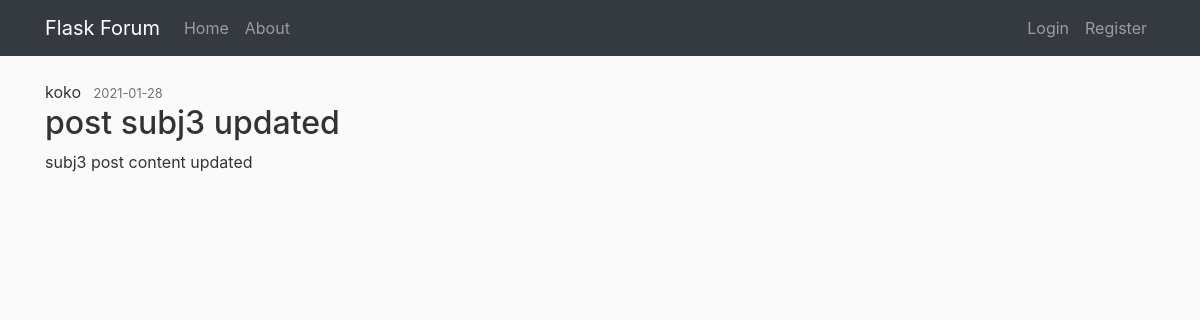
Page /post/10 on the earlier database version.
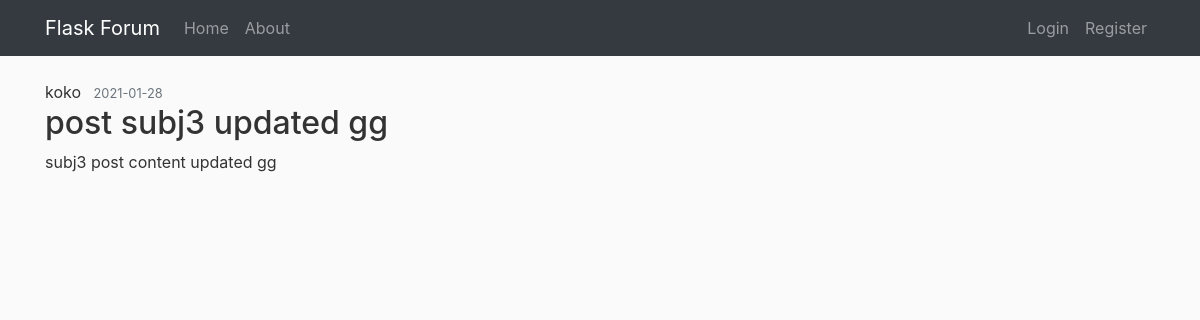
Same page on the later database version.
### flaskforum/models.py (models this page shows, shortened)
class Post(db.Model):
    id = db.Column(db.Integer, primary_key=True)
    title = db.Column(db.String(150), nullable=False)
    date_posted = db.Column(db.DateTime, nullable=False, default=datetime.utcnow)
    content = db.Column(db.Text, nullable=False)
    user_id = db.Column(db.Integer, db.ForeignKey('user.id'), nullable=False)
    topic_id = db.Column(db.Integer, db.ForeignKey('topic.id'), nullable=False)

### flaskforum/routes.py (the view)
@app.route("/post/<int:post_id>")
def post(post_id):
    post = Post.query.get_or_404(post_id)
    return render_template('post.html', title=post.title, post=post)

### flaskforum/templates/post.html (shortened to what this page needs)
{% extends "layout.html" %}
{% block content %}
	<article class="media content-section">
		<div class="media-body">
		    <div class="article-metadata">
		    <a class="mr-2">{{ post.uploader.username }}</a>
            <small class="text-muted">{{ post.date_posted.strftime('%Y-%m-%d') }}</small>
          </div>
          <h2 class="article-title">{{ post.title }}</h2>
              <p class="article-content">{{ post.content }}</p>
        </div>
    </article>
{% endblock %}

Differences in the rows shown:
changed Post: title "post subj3 updated" → "post subj3 updated gg"; content "subj3 post content updated" → "subj3 post content updated gg"
